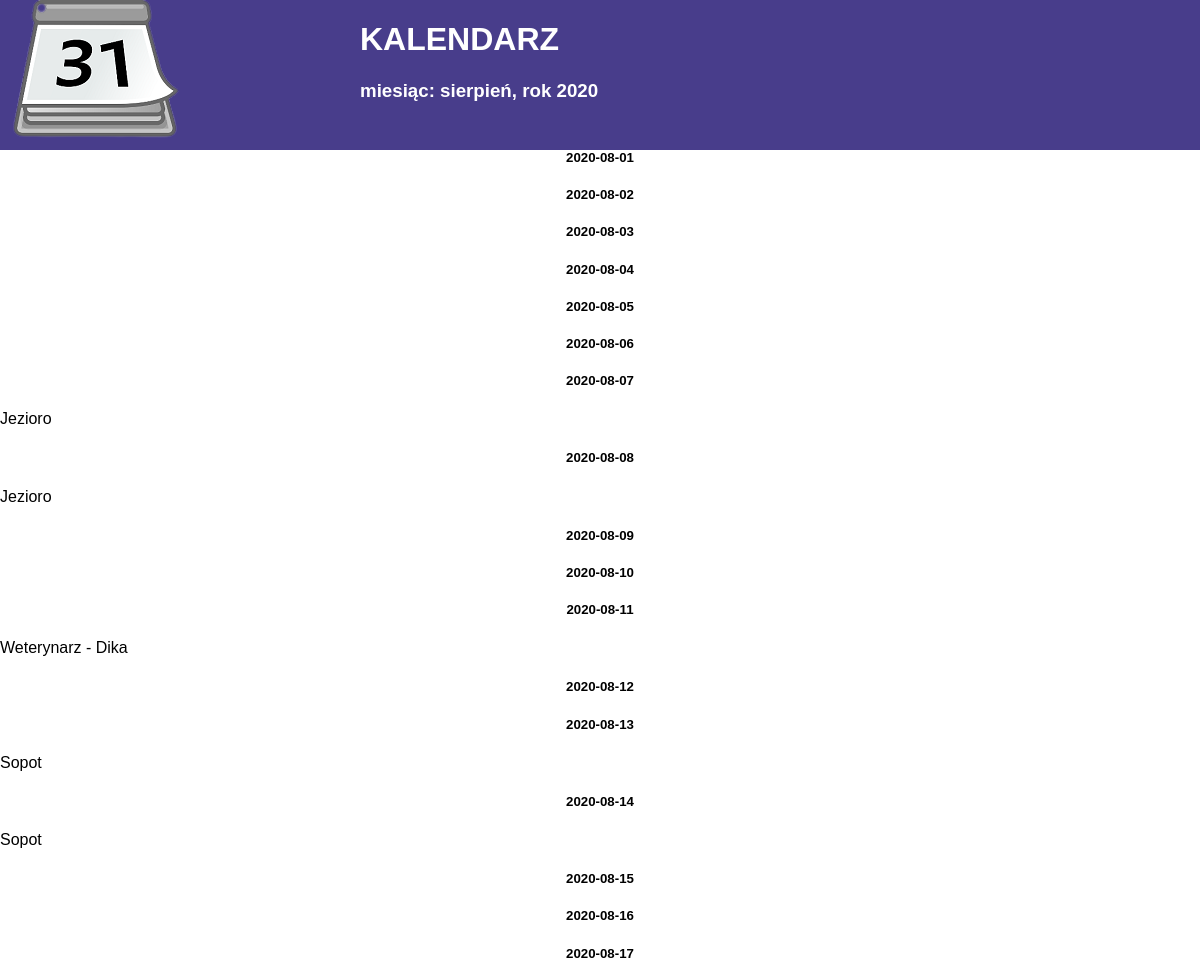
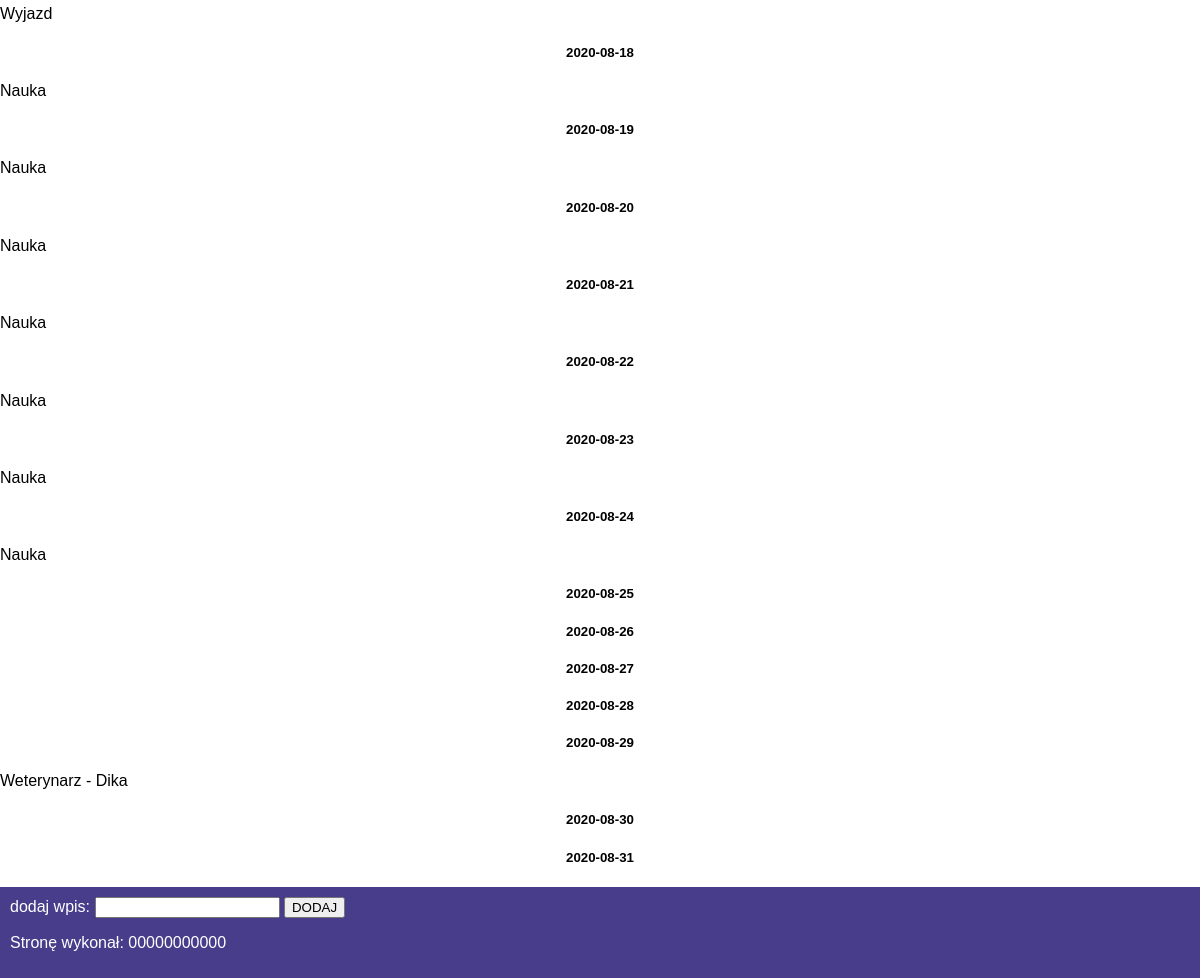
Page /kalendarz/roz/kalendarz.php on the committed database (2 pictures, top to bottom).
### tables this page shows
CREATE TABLE `zadania` (
  `id` int(11) NOT NULL,
  `dataZadania` date NOT NULL,
  `wpis` text NOT NULL,
  `miesiąc` text NOT NULL,
  `rok` int(11) NOT NULL
);

### kalendarz/roz/kalendarz.php (the view, shortened to what this page needs)
<!DOCTYPE html>
<html lang="pl">
<head>
    <link rel = "stylesheet" type = "text/css" href = "styl5.css">
</head>
<body>
    <header class = "banner1">
        <img src = "logo1.png" alt = "Mój kalendarz">
    </header>
    <header class = "banner2">
        <h1>KALENDARZ</h1>
        <?php
            $conn = mysqli_connect('localhost', 'root', '', 'egzamin5');
            $query1 = 'SELECT miesiąc, rok FROM zadania where dataZadania = "2020-08-01"';
            $result1 = mysqli_fetch_row(mysqli_query($conn, $query1));
            echo '<h3>miesiąc: ' . $result1[0] . ', rok ' . $result1[1] . '</h3>';
        ?>
    </header>
    <main>
        <?php
            $query2 = 'SELECT dataZadania, wpis FROM zadania where miesiąc = "lipiec"';
            $result2 = mysqli_query($conn, $query2);
            while($row = mysqli_fetch_row($result2)){
                echo '<section class = "dane">
                        <h5>' . $row[0] . '</h5>
                        <p>' . $row[1] . '</p>
                    </section>';
            }
        ?>
    </main>
    <footer>
        <form action = "kalendarz.php" method = "POST">
            dodaj wpis: <input type = "text" name = "wpis" id = "wpis">
            <input type = "submit" value = "DODAJ">
        </form>
        <p>Stronę wykonał: 00000000000</p>
    </footer>
</body>
</html>

### kalendarz/roz/styl5.css (style rules this page uses)
body { margin: 0; padding: 0; font-family: Arial; }
.banner1 { background-color: #483d8b; height: 150px; width: 30%; float: left; }
.banner2 { background-color: #483d8b; color: white; height: 150px; width: 70%; float: left; }
main { clear: both; }
footer { background-color: #483d8b; color: white; padding: 10px; clear: both; }
h5 { text-align: center; }

### rows in the picture
zadania: miesiąc "sierpień", rok "2020"
zadania: dataZadania "2020-08-01"
zadania: dataZadania "2020-08-02"
zadania: dataZadania "2020-08-03"
zadania: dataZadania "2020-08-04"
zadania: dataZadania "2020-08-05"
zadania: dataZadania "2020-08-06"
zadania: dataZadania "2020-08-07", wpis "Jezioro"
zadania: dataZadania "2020-08-08", wpis "Jezioro"
zadania: dataZadania "2020-08-09"
zadania: dataZadania "2020-08-10"
zadania: dataZadania "2020-08-11", wpis "Weterynarz - Dika"
zadania: dataZadania "2020-08-12"
zadania: dataZadania "2020-08-13", wpis "Sopot"
zadania: dataZadania "2020-08-14", wpis "Sopot"
zadania: dataZadania "2020-08-15"
zadania: dataZadania "2020-08-16"
zadania: dataZadania "2020-08-17", wpis "Wyjazd"
zadania: dataZadania "2020-08-18", wpis "Nauka"
zadania: dataZadania "2020-08-19", wpis "Nauka"
zadania: dataZadania "2020-08-20", wpis "Nauka"
zadania: dataZadania "2020-08-21", wpis "Nauka"
zadania: dataZadania "2020-08-22", wpis "Nauka"
zadania: dataZadania "2020-08-23", wpis "Nauka"
zadania: dataZadania "2020-08-24", wpis "Nauka"
zadania: dataZadania "2020-08-25"
zadania: dataZadania "2020-08-26"
zadania: dataZadania "2020-08-27"
zadania: dataZadania "2020-08-28"
zadania: dataZadania "2020-08-29", wpis "Weterynarz - Dika"
zadania: dataZadania "2020-08-30"
zadania: dataZadania "2020-08-31"
